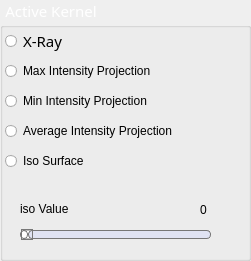
   <widget class="QGroupBox" name="groupBox_2">
    <property name="geometry">
     <rect>
      <x>820</x>
      <y>10</y>
      <width>251</width>
      <height>261</height>
     </rect>
    </property>
    <property name="font">
     <font>
      <family>Ubuntu Condensed</family>
      <pointsize>11</pointsize>
      <weight>50</weight>
      <italic>false</italic>
      <bold>false</bold>
     </font>
    </property>
    <property name="styleSheet">
     <string notr="true">background-color: rgb(26, 26, 26);
color: rgb(255, 255, 255);
font: 11pt &quot;Ubuntu Condensed&quot;;
QRadioButton::indicator::checked {
   color:#fff; 
}

QRadioButton::indicator::unchecked {
   color :green ; 
}

QGroupBox::title{
padding:0 3px;
color:#fff;
font:bold;
}
</string>
    </property>
    <property name="title">
     <string>Active Kernel</string>
    </property>
    <widget class="QRadioButton" name="minIntensityProjectionButton">
     <property name="geometry">
      <rect>
       <x>0</x>
       <y>90</y>
       <width>206</width>
       <height>22</height>
      </rect>
     </property>
     <property name="styleSheet">
      <string notr="true">QRadioButton::indicator::unchecked{ border: 1px solid darkgray; border-radius: 6px; background-color: white; width: 10px; height: 10px; margin-left: 5px;}
QRadioButton::indicator::checked{ border: 1px solid darkgray; border-radius: 6px; background-color: blue; width: 10px; height: 10px; margin-left: 5px;}</string>
     </property>
     <property name="text">
      <string>Min Intensity Projection</string>
     </property>
    </widget>
    <widget class="QRadioButton" name="averageIntensityProjectionButton">
     <property name="geometry">
      <rect>
       <x>0</x>
       <y>120</y>
       <width>241</width>
       <height>22</height>
      </rect>
     </property>
     <property name="styleSheet">
      <string notr="true">QRadioButton::indicator::unchecked{ border: 1px solid darkgray; border-radius: 6px; background-color: white; width: 10px; height: 10px; margin-left: 5px;}
QRadioButton::indicator::checked{ border: 1px solid darkgray; border-radius: 6px; background-color: blue; width: 10px; height: 10px; margin-left: 5px;}</string>
     </property>
     <property name="text">
      <string>Average Intensity Projection</string>
     </property>
    </widget>
    <widget class="QRadioButton" name="xrayButton">
     <property name="geometry">
      <rect>
       <x>0</x>
       <y>30</y>
       <width>206</width>
       <height>22</height>
      </rect>
     </property>
     <property name="font">
      <font>
       <family>Ubuntu Condensed</family>
       <pointsize>11</pointsize>
       <weight>50</weight>
       <italic>false</italic>
       <bold>false</bold>
      </font>
     </property>
     <property name="styleSheet">
      <string notr="true">

QRadioButton::indicator::unchecked{ border: 1px solid darkgray; border-radius: 6px; background-color: white; width: 10px; height: 10px; margin-left: 5px;}

QRadioButton::indicator::checked{ border: 1px solid darkgray; border-radius: 6px; background-color: blue; width: 10px; height: 10px; margin-left: 5px;}
 </string>
     </property>
     <property name="text">
      <string>X-Ray</string>
     </property>
    </widget>
    <widget class="QRadioButton" name="maxIntensityProjectionButton">
     <property name="geometry">
      <rect>
       <x>0</x>
       <y>60</y>
       <width>206</width>
       <height>22</height>
      </rect>
     </property>
     <property name="styleSheet">
      <string notr="true">QRadioButton::indicator::unchecked{ border: 1px solid darkgray; border-radius: 6px; background-color: white; width: 10px; height: 10px; margin-left: 5px;}
QRadioButton::indicator::checked{ border: 1px solid darkgray; border-radius: 6px; background-color: blue; width: 10px; height: 10px; margin-left: 5px;}</string>
     </property>
     <property name="text">
      <string>Max Intensity Projection</string>
     </property>
    </widget>
    <widget class="QRadioButton" name="isoSurfaceButton">
     <property name="geometry">
      <rect>
       <x>0</x>
       <y>150</y>
       <width>241</width>
       <height>22</height>
      </rect>
     </property>
     <property name="styleSheet">
      <string notr="true">QRadioButton::indicator::unchecked{ border: 1px solid darkgray; border-radius: 6px; background-color: white; width: 10px; height: 10px; margin-left: 5px;}
QRadioButton::indicator::checked{ border: 1px solid darkgray; border-radius: 6px; background-color: blue; width: 10px; height: 10px; margin-left: 5px;}</string>
     </property>
     <property name="text">
      <string>Iso Surface</string>
     </property>
    </widget>
    <widget class="QLabel" name="isoValue">
     <property name="geometry">
      <rect>
       <x>200</x>
       <y>200</y>
       <width>31</width>
       <height>20</height>
      </rect>
     </property>
     <property name="text">
      <string>0</string>
     </property>
    </widget>
    <widget class="QSlider" name="isoValueSlider">
     <property name="geometry">
      <rect>
       <x>20</x>
       <y>220</y>
       <width>191</width>
       <height>29</height>
      </rect>
     </property>
     <property name="styleSheet">
      <string notr="true">QSlider::groove:horizontal {
border: 1px solid #bbb;
background: white;
height: 7px;
border-radius: 4px;
}

QSlider::sub-page:horizontal {
background: qlineargradient(x1: 0, y1: 0,    x2: 0, y2: 1,
    stop: 0 #98AFC7, stop: 1  #151B54);
background: qlineargradient(x1: 0, y1: 0.2, x2: 1, y2: 1,
    stop: 0 #98AFC7, stop: 1 #151B54);
border: 1px solid #777;
height: 10px;
border-radius: 4px;
}

QSlider::add-page:horizontal {
background-color: rgb(224, 227, 243);
border: 1px solid #777;
height: 10px;
border-radius: 4px;
}

QSlider::handle:horizontal {
background: qlineargradient(x1:0, y1:0, x2:1, y2:1,
    stop:0 #eee, stop:1 #ccc);
border: 1px solid #777;
width: 10px;
height: 10px;
margin-top: -2px;
margin-bottom: -2px;
border-radius: 20px;
}

QSlider::handle:horizontal:hover {
background: qlineargradient(x1:0, y1:0, x2:1, y2:1,
    stop:0 #fff, stop:1 #ddd);
border: 1px solid #444;
border-radius: 4px;
}

QSlider::sub-page:horizontal:disabled {
background: #bbb;
border-color: #999;
}

QSlider::add-page:horizontal:disabled {
background: #eee;
border-color: #999;
}

QSlider::handle:horizontal:disabled {
background: #eee;
border: 1px solid #aaa;
border-radius: 4px;
}</string>
     </property>
     <property name="minimum">
      <number>0</number>
     </property>
     <property name="maximum">
      <number>10</number>
     </property>
     <property name="pageStep">
      <number>1</number>
     </property>
     <property name="value">
      <number>0</number>
     </property>
     <property name="sliderPosition">
      <number>0</number>
     </property>
     <property name="orientation">
      <enum>Qt::Horizontal</enum>
     </property>
    </widget>
    <widget class="QLabel" name="label_17">
     <property name="geometry">
      <rect>
       <x>20</x>
       <y>200</y>
       <width>101</width>
       <height>17</height>
      </rect>
     </property>
     <property name="text">
      <string>iso Value</string>
     </property>
    </widget>
   </widget>
